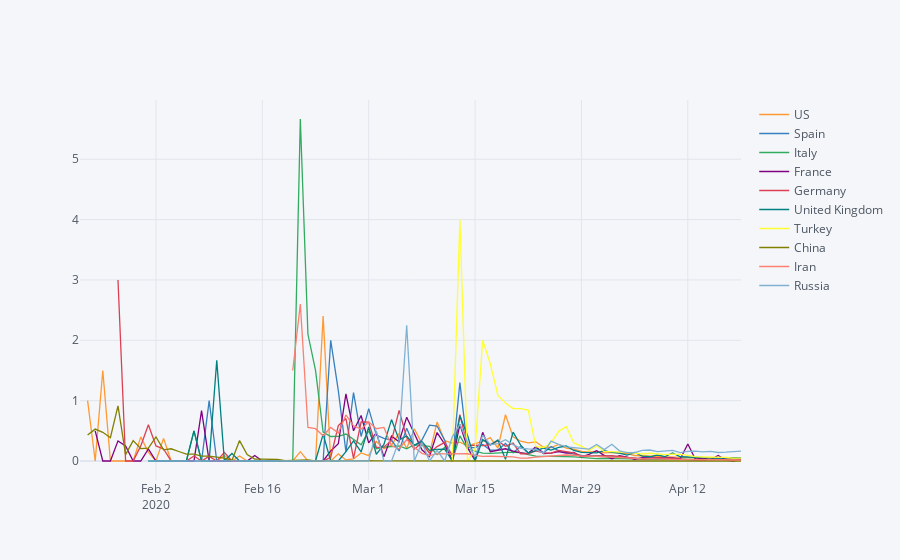

Notebook code cell kept with this figure:
### Markdown cell above
### Daily growth rate

### Code cell
cases_df[top_10_cases].pct_change().iplot()
